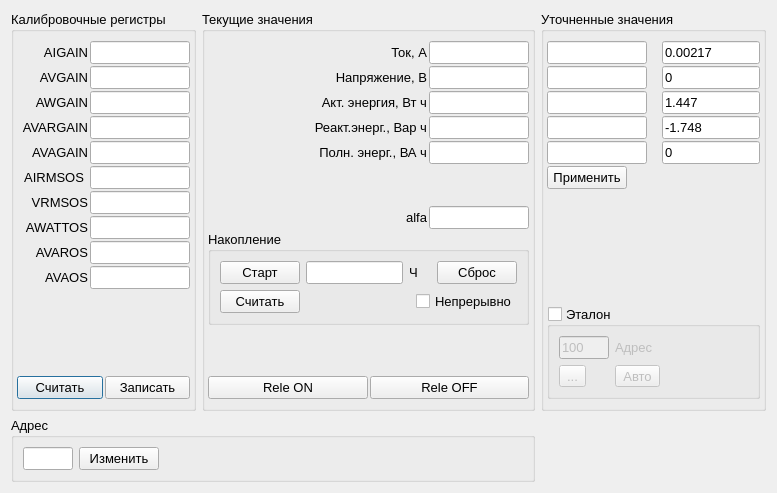
<?xml version="1.0" encoding="UTF-8"?>
<ui version="4.0">
 <class>advanced_edit</class>
 <widget class="QDialog" name="advanced_edit">
  <property name="windowModality">
   <enum>Qt::WindowModal</enum>
  </property>
  <property name="geometry">
   <rect>
    <x>0</x>
    <y>0</y>
    <width>777</width>
    <height>493</height>
   </rect>
  </property>
  <property name="font">
   <font>
    <pointsize>10</pointsize>
   </font>
  </property>
  <property name="windowTitle">
   <string>Advanced settings</string>
  </property>
  <property name="modal">
   <bool>false</bool>
  </property>
  <layout class="QGridLayout" name="gridLayout_3">
   <item row="0" column="0">
    <widget class="QGroupBox" name="verticalGroupBox">
     <property name="title">
      <string>Калибровочные регистры</string>
     </property>
     <layout class="QVBoxLayout" name="verticalLayout">
      <property name="spacing">
       <number>2</number>
      </property>
      <property name="leftMargin">
       <number>3</number>
      </property>
      <property name="rightMargin">
       <number>3</number>
      </property>
      <item>
       <layout class="QHBoxLayout" name="horizontalLayout_2">
        <item>
         <widget class="QLabel" name="label_2">
          <property name="text">
           <string>AIGAIN</string>
          </property>
          <property name="alignment">
           <set>Qt::AlignRight|Qt::AlignTrailing|Qt::AlignVCenter</set>
          </property>
          <property name="margin">
           <number>0</number>
          </property>
         </widget>
        </item>
        <item>
         <widget class="QLineEdit" name="lineEdit_IGAIN">
          <property name="minimumSize">
           <size>
            <width>100</width>
            <height>0</height>
           </size>
          </property>
          <property name="maximumSize">
           <size>
            <width>100</width>
            <height>16777215</height>
           </size>
          </property>
         </widget>
        </item>
       </layout>
      </item>
      <item>
       <layout class="QHBoxLayout" name="horizontalLayout_6">
        <item>
         <widget class="QLabel" name="label_6">
          <property name="text">
           <string>AVGAIN</string>
          </property>
          <property name="alignment">
           <set>Qt::AlignRight|Qt::AlignTrailing|Qt::AlignVCenter</set>
          </property>
         </widget>
        </item>
        <item>
         <widget class="QLineEdit" name="lineEdit_VGAIN">
          <property name="minimumSize">
           <size>
            <width>100</width>
            <height>0</height>
           </size>
          </property>
          <property name="maximumSize">
           <size>
            <width>100</width>
            <height>16777215</height>
           </size>
          </property>
         </widget>
        </item>
       </layout>
      </item>
      <item>
       <layout class="QHBoxLayout" name="horizontalLayout_7">
        <item>
         <widget class="QLabel" name="label_7">
          <property name="text">
           <string>AWGAIN</string>
          </property>
          <property name="alignment">
           <set>Qt::AlignRight|Qt::AlignTrailing|Qt::AlignVCenter</set>
          </property>
         </widget>
        </item>
        <item>
         <widget class="QLineEdit" name="lineEdit_WGAIN">
          <property name="minimumSize">
           <size>
            <width>100</width>
            <height>0</height>
           </size>
          </property>
          <property name="maximumSize">
           <size>
            <width>100</width>
            <height>16777215</height>
           </size>
          </property>
         </widget>
        </item>
       </layout>
      </item>
      <item>
       <layout class="QHBoxLayout" name="horizontalLayout_8">
        <item>
         <widget class="QLabel" name="label_8">
          <property name="text">
           <string>AVARGAIN</string>
          </property>
          <property name="alignment">
           <set>Qt::AlignRight|Qt::AlignTrailing|Qt::AlignVCenter</set>
          </property>
         </widget>
        </item>
        <item>
         <widget class="QLineEdit" name="lineEdit_VARGAIN">
          <property name="minimumSize">
           <size>
            <width>100</width>
            <height>0</height>
           </size>
          </property>
          <property name="maximumSize">
           <size>
            <width>100</width>
            <height>16777215</height>
           </size>
          </property>
         </widget>
        </item>
       </layout>
      </item>
      <item>
       <layout class="QHBoxLayout" name="horizontalLayout_9">
        <item>
         <widget class="QLabel" name="label_9">
          <property name="text">
           <string>AVAGAIN</string>
          </property>
          <property name="alignment">
           <set>Qt::AlignRight|Qt::AlignTrailing|Qt::AlignVCenter</set>
          </property>
         </widget>
        </item>
        <item>
         <widget class="QLineEdit" name="lineEdit_VAGAIN">
          <property name="minimumSize">
           <size>
            <width>100</width>
            <height>0</height>
           </size>
          </property>
          <property name="maximumSize">
           <size>
            <width>100</width>
            <height>16777215</height>
           </size>
          </property>
         </widget>
        </item>
       </layout>
      </item>
      <item>
       <layout class="QHBoxLayout" name="horizontalLayout_10">
        <property name="spacing">
         <number>6</number>
        </property>
        <item>
         <widget class="QLabel" name="label_10">
          <property name="text">
           <string>AIRMSOS</string>
          </property>
          <property name="alignment">
           <set>Qt::AlignRight|Qt::AlignTrailing|Qt::AlignVCenter</set>
          </property>
         </widget>
        </item>
        <item>
         <widget class="QLineEdit" name="lineEdit_IRMSOS">
          <property name="minimumSize">
           <size>
            <width>100</width>
            <height>0</height>
           </size>
          </property>
          <property name="maximumSize">
           <size>
            <width>100</width>
            <height>16777215</height>
           </size>
          </property>
         </widget>
        </item>
       </layout>
      </item>
      <item>
       <layout class="QHBoxLayout" name="horizontalLayout_11">
        <item>
         <widget class="QLabel" name="label_11">
          <property name="text">
           <string>VRMSOS</string>
          </property>
          <property name="alignment">
           <set>Qt::AlignRight|Qt::AlignTrailing|Qt::AlignVCenter</set>
          </property>
         </widget>
        </item>
        <item>
         <widget class="QLineEdit" name="lineEdit_VRMSOS">
          <property name="minimumSize">
           <size>
            <width>100</width>
            <height>0</height>
           </size>
          </property>
          <property name="maximumSize">
           <size>
            <width>100</width>
            <height>16777215</height>
           </size>
          </property>
         </widget>
        </item>
       </layout>
      </item>
      <item>
       <layout class="QHBoxLayout" name="horizontalLayout_12">
        <item>
         <widget class="QLabel" name="label_12">
          <property name="text">
           <string>AWATTOS</string>
          </property>
          <property name="alignment">
           <set>Qt::AlignRight|Qt::AlignTrailing|Qt::AlignVCenter</set>
          </property>
         </widget>
        </item>
        <item>
         <widget class="QLineEdit" name="lineEdit_WATTOS">
          <property name="minimumSize">
           <size>
            <width>100</width>
            <height>0</height>
           </size>
          </property>
          <property name="maximumSize">
           <size>
            <width>100</width>
            <height>16777215</height>
           </size>
          </property>
         </widget>
        </item>
       </layout>
      </item>
      <item>
       <layout class="QHBoxLayout" name="horizontalLayout_13">
        <item>
         <widget class="QLabel" name="label_13">
          <property name="text">
           <string>AVAROS</string>
          </property>
          <property name="alignment">
           <set>Qt::AlignRight|Qt::AlignTrailing|Qt::AlignVCenter</set>
          </property>
         </widget>
        </item>
        <item>
         <widget class="QLineEdit" name="lineEdit_VAROS">
          <property name="minimumSize">
           <size>
            <width>100</width>
            <height>0</height>
           </size>
          </property>
          <property name="maximumSize">
           <size>
            <width>100</width>
            <height>16777215</height>
           </size>
          </property>
         </widget>
        </item>
       </layout>
      </item>
      <item>
       <layout class="QHBoxLayout" name="horizontalLayout_14">
        <item>
         <widget class="QLabel" name="label_14">
          <property name="text">
           <string>AVAOS</string>
          </property>
          <property name="alignment">
           <set>Qt::AlignRight|Qt::AlignTrailing|Qt::AlignVCenter</set>
          </property>
         </widget>
        </item>
        <item>
         <widget class="QLineEdit" name="lineEdit_VAOS">
          <property name="minimumSize">
           <size>
            <width>100</width>
            <height>0</height>
           </size>
          </property>
          <property name="maximumSize">
           <size>
            <width>100</width>
            <height>16777215</height>
           </size>
          </property>
         </widget>
        </item>
       </layout>
      </item>
      <item>
       <spacer name="verticalSpacer">
        <property name="orientation">
         <enum>Qt::Vertical</enum>
        </property>
        <property name="sizeHint" stdset="0">
         <size>
          <width>20</width>
          <height>40</height>
         </size>
        </property>
       </spacer>
      </item>
      <item>
       <layout class="QHBoxLayout" name="horizontalLayout">
        <item>
         <widget class="QPushButton" name="pushButton_read_ADE_Cal">
          <property name="text">
           <string>Считать</string>
          </property>
         </widget>
        </item>
        <item>
         <widget class="QPushButton" name="pushButton_write_ADE_Cal">
          <property name="text">
           <string>Записать</string>
          </property>
         </widget>
        </item>
       </layout>
      </item>
     </layout>
    </widget>
   </item>
   <item row="0" column="1">
    <widget class="QGroupBox" name="verticalGroupBox_2">
     <property name="title">
      <string>Текущие значения</string>
     </property>
     <layout class="QVBoxLayout" name="verticalLayout_2">
      <property name="spacing">
       <number>2</number>
      </property>
      <property name="leftMargin">
       <number>3</number>
      </property>
      <property name="rightMargin">
       <number>3</number>
      </property>
      <item>
       <layout class="QHBoxLayout" name="horizontalLayout_3">
        <item>
         <widget class="QLabel" name="label_3">
          <property name="text">
           <string>Ток, A</string>
          </property>
          <property name="alignment">
           <set>Qt::AlignRight|Qt::AlignTrailing|Qt::AlignVCenter</set>
          </property>
          <property name="margin">
           <number>0</number>
          </property>
         </widget>
        </item>
        <item>
         <widget class="QLineEdit" name="lineEdit_curr_I">
          <property name="minimumSize">
           <size>
            <width>100</width>
            <height>0</height>
           </size>
          </property>
          <property name="maximumSize">
           <size>
            <width>100</width>
            <height>16777215</height>
           </size>
          </property>
          <property name="readOnly">
           <bool>true</bool>
          </property>
         </widget>
        </item>
       </layout>
      </item>
      <item>
       <layout class="QHBoxLayout" name="horizontalLayout_15">
        <item>
         <widget class="QLabel" name="label_15">
          <property name="text">
           <string>Напряжение, B</string>
          </property>
          <property name="alignment">
           <set>Qt::AlignRight|Qt::AlignTrailing|Qt::AlignVCenter</set>
          </property>
         </widget>
        </item>
        <item>
         <widget class="QLineEdit" name="lineEdit_curr_U">
          <property name="minimumSize">
           <size>
            <width>100</width>
            <height>0</height>
           </size>
          </property>
          <property name="maximumSize">
           <size>
            <width>100</width>
            <height>16777215</height>
           </size>
          </property>
          <property name="readOnly">
           <bool>true</bool>
          </property>
         </widget>
        </item>
       </layout>
      </item>
      <item>
       <layout class="QHBoxLayout" name="horizontalLayout_16">
        <item>
         <widget class="QLabel" name="label_16">
          <property name="text">
           <string>Акт. энергия, Вт ч</string>
          </property>
          <property name="alignment">
           <set>Qt::AlignRight|Qt::AlignTrailing|Qt::AlignVCenter</set>
          </property>
         </widget>
        </item>
        <item>
         <widget class="QLineEdit" name="lineEdit_curr_P">
          <property name="minimumSize">
           <size>
            <width>100</width>
            <height>0</height>
           </size>
          </property>
          <property name="maximumSize">
           <size>
            <width>100</width>
            <height>16777215</height>
           </size>
          </property>
          <property name="readOnly">
           <bool>true</bool>
          </property>
         </widget>
        </item>
       </layout>
      </item>
      <item>
       <layout class="QHBoxLayout" name="horizontalLayout_17">
        <item>
         <widget class="QLabel" name="label_17">
          <property name="text">
           <string>Реакт.энерг., Вар ч</string>
          </property>
          <property name="alignment">
           <set>Qt::AlignRight|Qt::AlignTrailing|Qt::AlignVCenter</set>
          </property>
         </widget>
        </item>
        <item>
         <widget class="QLineEdit" name="lineEdit_curr_Q">
          <property name="minimumSize">
           <size>
            <width>100</width>
            <height>0</height>
           </size>
          </property>
          <property name="maximumSize">
           <size>
            <width>100</width>
            <height>16777215</height>
           </size>
          </property>
          <property name="readOnly">
           <bool>true</bool>
          </property>
         </widget>
        </item>
       </layout>
      </item>
      <item>
       <layout class="QHBoxLayout" name="horizontalLayout_18">
        <item>
         <widget class="QLabel" name="label_18">
          <property name="text">
           <string>Полн. энерг., ВА ч</string>
          </property>
          <property name="alignment">
           <set>Qt::AlignRight|Qt::AlignTrailing|Qt::AlignVCenter</set>
          </property>
         </widget>
        </item>
        <item>
         <widget class="QLineEdit" name="lineEdit_curr_S">
          <property name="minimumSize">
           <size>
            <width>100</width>
            <height>0</height>
           </size>
          </property>
          <property name="maximumSize">
           <size>
            <width>100</width>
            <height>16777215</height>
           </size>
          </property>
          <property name="readOnly">
           <bool>true</bool>
          </property>
         </widget>
        </item>
       </layout>
      </item>
      <item>
       <spacer name="verticalSpacer_2">
        <property name="orientation">
         <enum>Qt::Vertical</enum>
        </property>
        <property name="sizeType">
         <enum>QSizePolicy::Preferred</enum>
        </property>
        <property name="sizeHint" stdset="0">
         <size>
          <width>20</width>
          <height>40</height>
         </size>
        </property>
       </spacer>
      </item>
      <item>
       <layout class="QHBoxLayout" name="horizontalLayout_23">
        <item>
         <widget class="QLabel" name="label_5">
          <property name="text">
           <string>alfa</string>
          </property>
          <property name="alignment">
           <set>Qt::AlignRight|Qt::AlignTrailing|Qt::AlignVCenter</set>
          </property>
         </widget>
        </item>
        <item>
         <widget class="QLineEdit" name="lineEdit_alfa">
          <property name="enabled">
           <bool>true</bool>
          </property>
          <property name="minimumSize">
           <size>
            <width>100</width>
            <height>0</height>
           </size>
          </property>
          <property name="maximumSize">
           <size>
            <width>100</width>
            <height>16777215</height>
           </size>
          </property>
          <property name="readOnly">
           <bool>true</bool>
          </property>
         </widget>
        </item>
       </layout>
      </item>
      <item>
       <widget class="QGroupBox" name="groupBox">
        <property name="title">
         <string>Накопление</string>
        </property>
        <layout class="QVBoxLayout" name="verticalLayout_4">
         <item>
          <layout class="QHBoxLayout" name="horizontalLayout_27">
           <item>
            <widget class="QPushButton" name="pushButton_start_stop">
             <property name="text">
              <string>Старт</string>
             </property>
             <property name="checkable">
              <bool>true</bool>
             </property>
            </widget>
           </item>
           <item>
            <widget class="QLineEdit" name="lineEdit_time">
             <property name="readOnly">
              <bool>true</bool>
             </property>
            </widget>
           </item>
           <item>
            <widget class="QLabel" name="label">
             <property name="text">
              <string>Ч</string>
             </property>
            </widget>
           </item>
           <item>
            <spacer name="horizontalSpacer_3">
             <property name="orientation">
              <enum>Qt::Horizontal</enum>
             </property>
             <property name="sizeHint" stdset="0">
              <size>
               <width>40</width>
               <height>20</height>
              </size>
             </property>
            </spacer>
           </item>
           <item>
            <widget class="QPushButton" name="pushButton_7">
             <property name="text">
              <string>Сброс</string>
             </property>
            </widget>
           </item>
          </layout>
         </item>
         <item>
          <layout class="QHBoxLayout" name="horizontalLayout_4">
           <item>
            <widget class="QPushButton" name="pushButton_read_curr">
             <property name="text">
              <string>Считать</string>
             </property>
            </widget>
           </item>
           <item>
            <spacer name="horizontalSpacer">
             <property name="orientation">
              <enum>Qt::Horizontal</enum>
             </property>
             <property name="sizeHint" stdset="0">
              <size>
               <width>40</width>
               <height>20</height>
              </size>
             </property>
            </spacer>
           </item>
           <item>
            <widget class="QCheckBox" name="checkBox_read_curr_loop">
             <property name="text">
              <string>Непрерывно</string>
             </property>
            </widget>
           </item>
          </layout>
         </item>
        </layout>
       </widget>
      </item>
      <item>
       <spacer name="verticalSpacer_5">
        <property name="orientation">
         <enum>Qt::Vertical</enum>
        </property>
        <property name="sizeHint" stdset="0">
         <size>
          <width>20</width>
          <height>40</height>
         </size>
        </property>
       </spacer>
      </item>
      <item>
       <layout class="QHBoxLayout" name="horizontalLayout_24">
        <item>
         <widget class="QPushButton" name="pushButton_releOn">
          <property name="text">
           <string>Rele ON</string>
          </property>
         </widget>
        </item>
        <item>
         <widget class="QPushButton" name="pushButton_releOff">
          <property name="text">
           <string>Rele OFF</string>
          </property>
         </widget>
        </item>
       </layout>
      </item>
     </layout>
    </widget>
   </item>
   <item row="0" column="2">
    <widget class="QGroupBox" name="verticalGroupBox">
     <property name="title">
      <string>Уточненные значения</string>
     </property>
     <layout class="QVBoxLayout" name="verticalLayout_3">
      <property name="spacing">
       <number>2</number>
      </property>
      <property name="leftMargin">
       <number>3</number>
      </property>
      <property name="topMargin">
       <number>9</number>
      </property>
      <property name="rightMargin">
       <number>3</number>
      </property>
      <property name="bottomMargin">
       <number>9</number>
      </property>
      <item>
       <layout class="QHBoxLayout" name="horizontalLayout_5">
        <item>
         <widget class="QLineEdit" name="lineEdit_new_I">
          <property name="minimumSize">
           <size>
            <width>100</width>
            <height>0</height>
           </size>
          </property>
          <property name="maximumSize">
           <size>
            <width>100</width>
            <height>16777215</height>
           </size>
          </property>
          <property name="readOnly">
           <bool>false</bool>
          </property>
         </widget>
        </item>
        <item>
         <spacer name="horizontalSpacer_4">
          <property name="orientation">
           <enum>Qt::Horizontal</enum>
          </property>
          <property name="sizeHint" stdset="0">
           <size>
            <width>40</width>
            <height>20</height>
           </size>
          </property>
         </spacer>
        </item>
        <item>
         <widget class="QLineEdit" name="lineEdit_new_delta_I">
          <property name="text">
           <string>0.00217</string>
          </property>
         </widget>
        </item>
       </layout>
      </item>
      <item>
       <layout class="QHBoxLayout" name="horizontalLayout_20">
        <item>
         <widget class="QLineEdit" name="lineEdit_new_U">
          <property name="minimumSize">
           <size>
            <width>100</width>
            <height>0</height>
           </size>
          </property>
          <property name="maximumSize">
           <size>
            <width>100</width>
            <height>16777215</height>
           </size>
          </property>
          <property name="readOnly">
           <bool>false</bool>
          </property>
         </widget>
        </item>
        <item>
         <spacer name="horizontalSpacer_5">
          <property name="orientation">
           <enum>Qt::Horizontal</enum>
          </property>
          <property name="sizeHint" stdset="0">
           <size>
            <width>40</width>
            <height>20</height>
           </size>
          </property>
         </spacer>
        </item>
        <item>
         <widget class="QLineEdit" name="lineEdit_new_delta_U">
          <property name="text">
           <string>0</string>
          </property>
         </widget>
        </item>
       </layout>
      </item>
      <item>
       <layout class="QHBoxLayout" name="horizontalLayout_21">
        <item>
         <widget class="QLineEdit" name="lineEdit_new_P">
          <property name="minimumSize">
           <size>
            <width>100</width>
            <height>0</height>
           </size>
          </property>
          <property name="maximumSize">
           <size>
            <width>100</width>
            <height>16777215</height>
           </size>
          </property>
          <property name="readOnly">
           <bool>false</bool>
          </property>
         </widget>
        </item>
        <item>
         <spacer name="horizontalSpacer_6">
          <property name="orientation">
           <enum>Qt::Horizontal</enum>
          </property>
          <property name="sizeHint" stdset="0">
           <size>
            <width>40</width>
            <height>20</height>
           </size>
          </property>
         </spacer>
        </item>
        <item>
         <widget class="QLineEdit" name="lineEdit_new_delta_P">
          <property name="text">
           <string>1.447</string>
          </property>
         </widget>
        </item>
       </layout>
      </item>
      <item>
       <layout class="QHBoxLayout" name="horizontalLayout_25">
        <item>
         <widget class="QLineEdit" name="lineEdit_new_Q">
          <property name="minimumSize">
           <size>
            <width>100</width>
            <height>0</height>
           </size>
          </property>
          <property name="maximumSize">
           <size>
            <width>100</width>
            <height>16777215</height>
           </size>
          </property>
          <property name="readOnly">
           <bool>false</bool>
          </property>
         </widget>
        </item>
        <item>
         <spacer name="horizontalSpacer_10">
          <property name="orientation">
           <enum>Qt::Horizontal</enum>
          </property>
          <property name="sizeHint" stdset="0">
           <size>
            <width>40</width>
            <height>20</height>
           </size>
          </property>
         </spacer>
        </item>
        <item>
         <widget class="QLineEdit" name="lineEdit_new_delta_Q">
          <property name="text">
           <string>-1.748</string>
          </property>
         </widget>
        </item>
       </layout>
      </item>
      <item>
       <layout class="QHBoxLayout" name="horizontalLayout_26">
        <item>
         <widget class="QLineEdit" name="lineEdit_new_S">
          <property name="minimumSize">
           <size>
            <width>100</width>
            <height>0</height>
           </size>
          </property>
          <property name="maximumSize">
           <size>
            <width>100</width>
            <height>16777215</height>
           </size>
          </property>
          <property name="readOnly">
           <bool>false</bool>
          </property>
         </widget>
        </item>
        <item>
         <spacer name="horizontalSpacer_11">
          <property name="orientation">
           <enum>Qt::Horizontal</enum>
          </property>
          <property name="sizeHint" stdset="0">
           <size>
            <width>40</width>
            <height>20</height>
           </size>
          </property>
         </spacer>
        </item>
        <item>
         <widget class="QLineEdit" name="lineEdit_new_delta_S">
          <property name="text">
           <string>0</string>
          </property>
         </widget>
        </item>
       </layout>
      </item>
      <item>
       <layout class="QHBoxLayout" name="horizontalLayout_28">
        <item>
         <widget class="QPushButton" name="pushButton_8">
          <property name="text">
           <string>Применить</string>
          </property>
         </widget>
        </item>
        <item>
         <spacer name="horizontalSpacer_12">
          <property name="orientation">
           <enum>Qt::Horizontal</enum>
          </property>
          <property name="sizeHint" stdset="0">
           <size>
            <width>40</width>
            <height>20</height>
           </size>
          </property>
         </spacer>
        </item>
       </layout>
      </item>
      <item>
       <spacer name="verticalSpacer_4">
        <property name="orientation">
         <enum>Qt::Vertical</enum>
        </property>
        <property name="sizeHint" stdset="0">
         <size>
          <width>20</width>
          <height>40</height>
         </size>
        </property>
       </spacer>
      </item>
      <item>
       <widget class="QGroupBox" name="gridGroupBox">
        <property name="title">
         <string>Эталон</string>
        </property>
        <property name="checkable">
         <bool>true</bool>
        </property>
        <property name="checked">
         <bool>false</bool>
        </property>
        <layout class="QGridLayout" name="gridLayout">
         <item row="0" column="0">
          <widget class="QLineEdit" name="lineEdit_19">
           <property name="maximumSize">
            <size>
             <width>50</width>
             <height>16777215</height>
            </size>
           </property>
           <property name="text">
            <string>100</string>
           </property>
          </widget>
         </item>
         <item row="0" column="1">
          <widget class="QLabel" name="label_4">
           <property name="text">
            <string>Адрес</string>
           </property>
          </widget>
         </item>
         <item row="0" column="2">
          <spacer name="horizontalSpacer_7">
           <property name="orientation">
            <enum>Qt::Horizontal</enum>
           </property>
           <property name="sizeHint" stdset="0">
            <size>
             <width>40</width>
             <height>20</height>
            </size>
           </property>
          </spacer>
         </item>
         <item row="1" column="0">
          <widget class="QToolButton" name="toolButton">
           <property name="text">
            <string>...</string>
           </property>
          </widget>
         </item>
         <item row="1" column="1">
          <widget class="QToolButton" name="toolButton_2">
           <property name="text">
            <string>Авто</string>
           </property>
          </widget>
         </item>
        </layout>
       </widget>
      </item>
     </layout>
    </widget>
   </item>
   <item row="1" column="0" colspan="2">
    <widget class="QGroupBox" name="horizontalGroupBox">
     <property name="title">
      <string>Адрес</string>
     </property>
     <layout class="QHBoxLayout" name="horizontalLayout_22">
      <item>
       <widget class="QLineEdit" name="lineEdit_21">
        <property name="maximumSize">
         <size>
          <width>50</width>
          <height>16777215</height>
         </size>
        </property>
       </widget>
      </item>
      <item>
       <widget class="QPushButton" name="pushButton_4">
        <property name="maximumSize">
         <size>
          <width>100</width>
          <height>16777215</height>
         </size>
        </property>
        <property name="text">
         <string>Изменить</string>
        </property>
       </widget>
      </item>
      <item>
       <spacer name="horizontalSpacer_8">
        <property name="orientation">
         <enum>Qt::Horizontal</enum>
        </property>
        <property name="sizeHint" stdset="0">
         <size>
          <width>40</width>
          <height>20</height>
         </size>
        </property>
       </spacer>
      </item>
     </layout>
    </widget>
   </item>
  </layout>
 </widget>
 <resources/>
 <connections/>
</ui>
